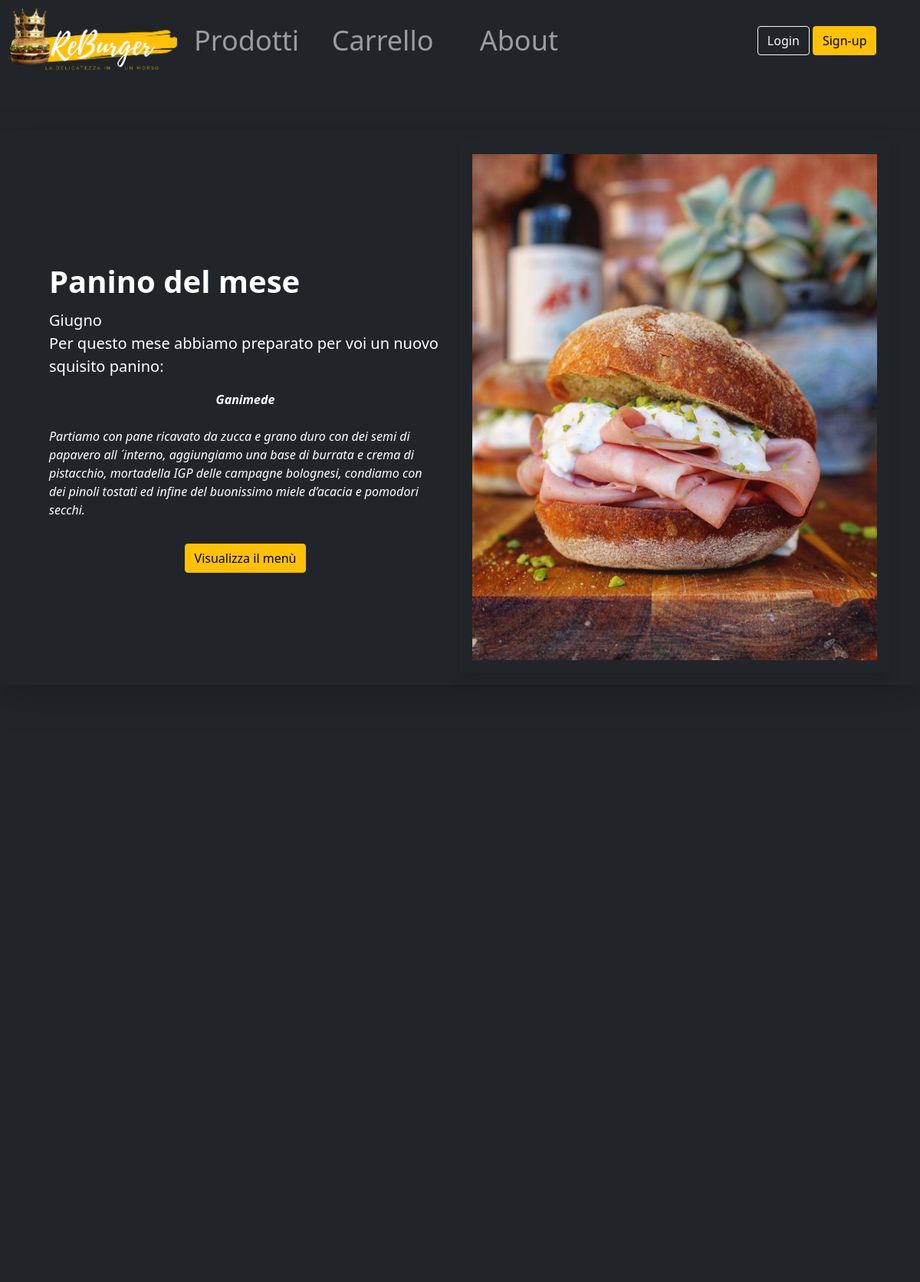
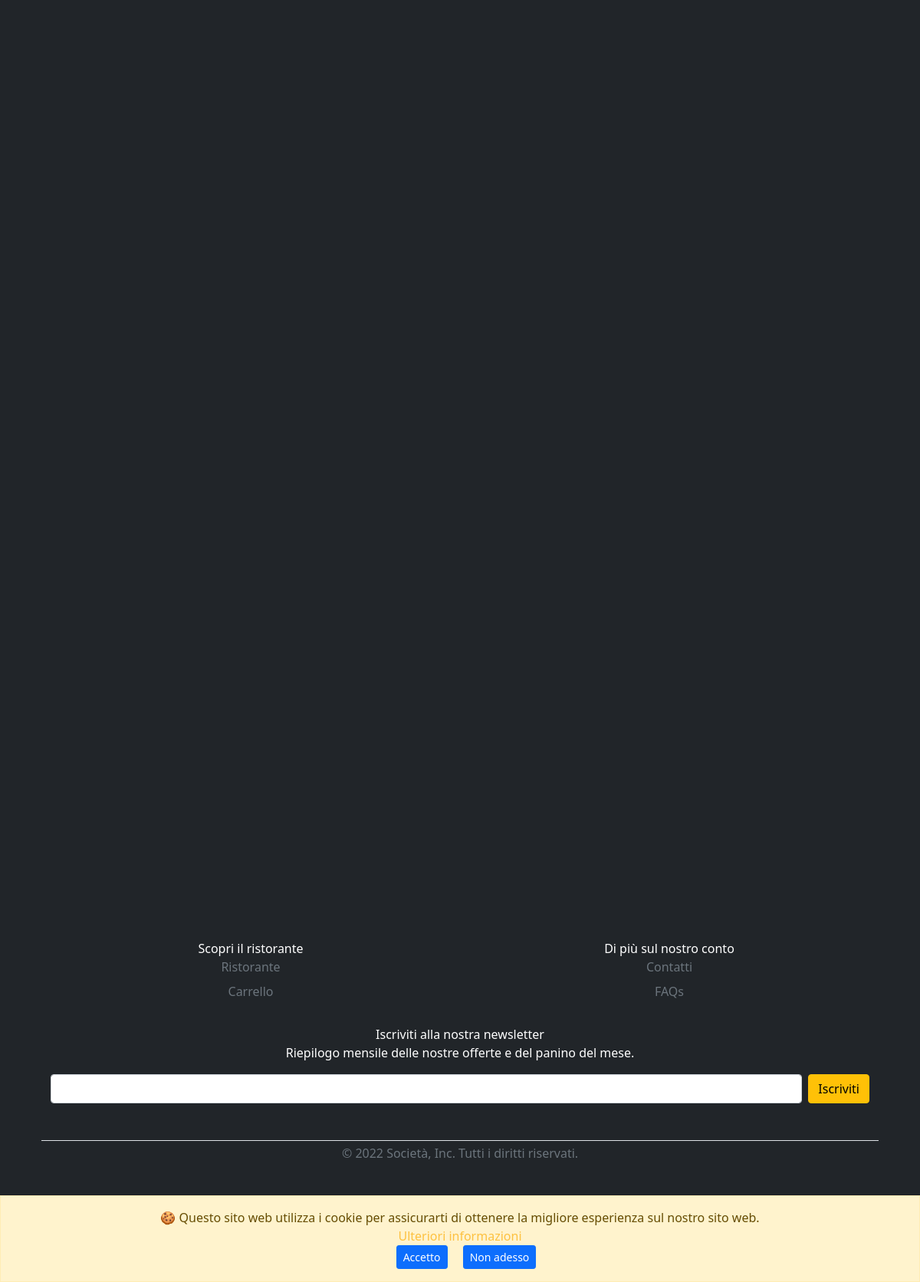
The page / on the database its author committed (2 pictures, top to bottom).
### tables this page shows
CREATE TABLE IF NOT EXISTS `notizie` (
  `idnews` INT NOT NULL AUTO_INCREMENT,
  `titolo` VARCHAR(20) NOT NULL,
  `contenuto` VARCHAR(2048) NOT NULL,
  `immagine` VARCHAR(20),
  PRIMARY KEY (`idnews`));

### index.php (called while the page is built, shortened)
<?php
require_once 'bootstrap.php';
$templateParams["titolo"] = "ReBurger - Home";
$templateParams["nome"] = "home.php";
$templateParams["notizia"] = $dbh->getNews();
$templateParams["infoVenditore"]= $dbh->getInfoVenditore();
$templateParams["catego"] =$dbh->getCategories();
$templateParams["prodottoRandom"]= $dbh->getRandomProdotto(4);
require_once 'template/base.php';
?>

### db/dbHelper.php (called while the page is built, shortened)
<?php
class DatabaseHelper{
    private $db;
    public function __construct($servername, $username, $password, $dbname, $port){
        $this->db = new mysqli($servername, $username, $password, $dbname, $port);
    }
    public function getRandomProdotto($n){
        $stmt = $this->db->prepare("SELECT * FROM prodotto ORDER BY RAND() LIMIT ?");
        $stmt->bind_param('i',$n);
        $stmt->execute();
        $result = $stmt->get_result();
        return $result->fetch_all(MYSQLI_ASSOC);
    }
    public function getInfoVenditore(){
        $query = "SELECT * FROM venditore";
        $stmt = $this->db->prepare($query);
        $stmt->execute();
        $result = $stmt->get_result();
      return $result->fetch_all(MYSQLI_ASSOC);
    }
    public function getCategories(){
        $stmt = $this->db->prepare("SELECT * FROM categoria");
        $stmt->execute();
        $result = $stmt->get_result();
        return $result->fetch_all(MYSQLI_ASSOC);
    }
    public function getNews(){
        $stmt = $this->db->prepare("SELECT * FROM notizie ORDER BY idnews DESC");
        $stmt->execute();
        $result = $stmt->get_result();
        return $result->fetch_all(MYSQLI_ASSOC);
    }
}
?>

### bootstrap.php (called while the page is built, shortened)
<?php
require_once("db/dbHelper.php");
$dbh = new DatabaseHelper("localhost", "root", "", "reburger", 3306);
?>

### template/home.php (the view, shortened to what this page needs)
<?php foreach($templateParams["notizia"] as $news):?>
  <div class="container-fluid md-center col-xxl-8 px-4 text-white rounded-3 shadow-lg fade mt-3" id="<?php echo $news["idnews"]?>">
   <div class="row flex-lg-row-reverse d-flex justify-content-center align-items-center g-5 m-3">
     <div class="col-10 col-sm-8 col-lg-6 overflow-hidden shadow p-3 mb-3 mt-3">
       <img class="img img-fluid" alt="Immagine per la <?php echo $news["idnews"];?>^ notizia" src="<?php echo "img/".$news["immagine"] ?>" />
     </div>
     <div class="col-lg-6">
       <div class="display-6 fw-bold lh-1 mb-3"><?php echo $news["titolo"] ?></div>
       <p class="lead"><?php echo $news["contenuto"] ?></p>
       <div class="d-grid gap-2 d-md-flex justify-content-md-center ">
         <?php if($news['idnews']==1){ ?>
         <button onclick="window.location='contatti.php'" type="button" class="btn btn-warning m-3">About-us</button>
       <?php } else {?>
         <button onclick="window.location='menu.php'" type="button" class="btn btn-warning  m-3">Visualizza il menù</button>
       <?php } ?>
      </div>
    </div>
  </div>
</div>
  <?php endforeach; ?>

### css/styleSmartphone.css (style rules this page uses)
.fade { opacity: 1; }
*, *:before, *:after { outline: 1px solid transparent; }

### rows shown on the page
notizie: immagine (picture), titolo "Panino del mese", contenuto "Giugno Per questo mese abbiamo preparato per voi un nuovo squisito panino: Ganimede Partiamo con pane ricavato da zucca e grano duro con dei semi di papavero all ´interno, aggiungiamo una base di burrata e crema di pistacchio, mortadella IGP delle campagne bolognesi, condiamo con dei pinoli tostati ed infine del buonissimo miele d’acacia e pomodori secchi.", shows "Visualizza il menù"

### other values the page prints
$titolo "Scopri il ristorante"
$group1 "Ristorante"
$group1 "Carrello"
$titolo "Di più sul nostro conto"
$group2 "Contatti"
$group2 "FAQs"
createCopyright() "© 2022"
